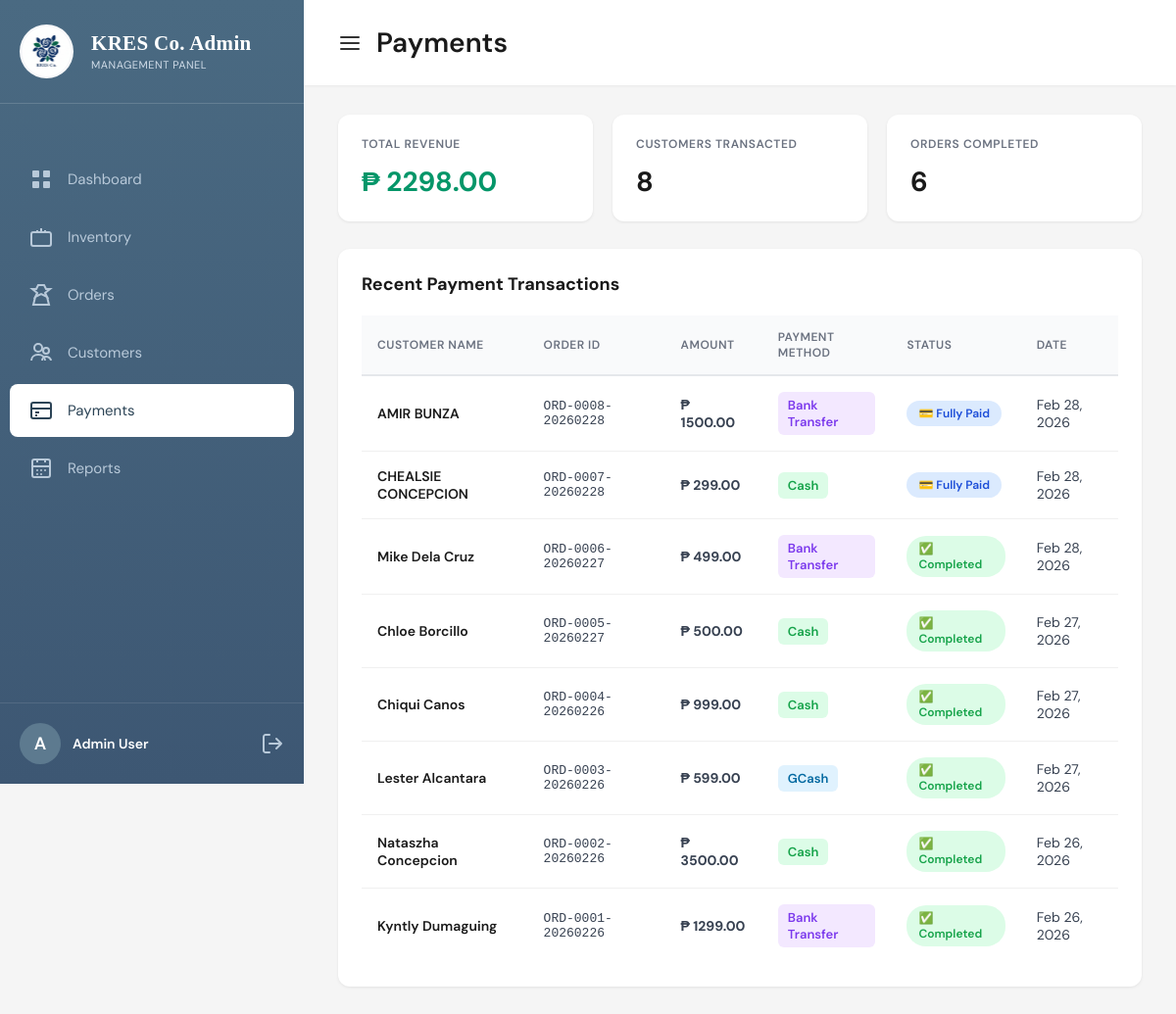
/payments/ (signed in), run on the app's committed database.
### pages/models.py (models this page shows, shortened)
class Payment(models.Model):
    PAYMENT_METHOD_CHOICES = [
        ('cash', 'Cash'),
        ('credit_card', 'Credit Card'),
        ('debit_card', 'Debit Card'),
        ('bank_transfer', 'Bank Transfer'),
        ('gcash', 'GCash'),
        ('paymaya', 'PayMaya'),
        ('other', 'Other'),
    ]
    PAYMENT_STATUS_CHOICES = [
        ('pending', 'Pending'),
        ('completed', 'Completed'),
        ('failed', 'Failed'),
        ('refunded', 'Refunded'),
    ]
    payment_id = models.AutoField(primary_key=True)
    order = models.ForeignKey(Order, on_delete=models.CASCADE, related_name='payments')
    payment_number = models.CharField(max_length=50, unique=True, editable=False)
    amount = models.DecimalField(max_digits=10, decimal_places=2, validators=[MinValueValidator(0)])
    payment_method = models.CharField(max_length=20, choices=PAYMENT_METHOD_CHOICES, default='cash')
    payment_status = models.CharField(max_length=20, choices=PAYMENT_STATUS_CHOICES, default='pending')
    transaction_id = models.CharField(max_length=100, blank=True, help_text="External transaction ID")
    notes = models.TextField(blank=True)
    payment_date = models.DateTimeField(default=timezone.now)
    created_at = models.DateTimeField(auto_now_add=True)
    updated_at = models.DateTimeField(auto_now=True)
    class Meta:
        ordering = ['-payment_date']
        verbose_name = 'Payment'
        verbose_name_plural = 'Payments'

class Order(models.Model):
    STATUS_CHOICES = [
        ('pending', 'Pending'),
        ('processing', 'Processing'),
        ('completed', 'Completed'),
        ('cancelled', 'Cancelled'),
    ]
    order_id = models.AutoField(primary_key=True)
    customer = models.ForeignKey(Customer, on_delete=models.CASCADE, related_name='orders')
    order_number = models.CharField(max_length=50, unique=True, editable=False)
    status = models.CharField(max_length=20, choices=STATUS_CHOICES, default='pending')
    notes = models.TextField(blank=True, help_text="Additional order notes")
    delivery_date = models.DateField(null=True, blank=True, help_text="Requested delivery date")
    customer_phone = models.CharField(max_length=20, blank=True, help_text="Contact number for this order")
    customer_address = models.TextField(blank=True, help_text="Delivery address for this order")
    fulfilled_by = models.CharField(max_length=100, blank=True, default='',
                                    help_text="Who fulfilled the order (staff name)")
    subtotal = models.DecimalField(max_digits=10, decimal_places=2, default=0)
    tax = models.DecimalField(max_digits=10, decimal_places=2, default=0)
    discount = models.DecimalField(max_digits=10, decimal_places=2, default=0)
    total = models.DecimalField(max_digits=10, decimal_places=2, default=0)
    created_at = models.DateTimeField(auto_now_add=True)
    updated_at = models.DateTimeField(auto_now=True)
    class Meta:
        ordering = ['-created_at']
        verbose_name = 'Order'
        verbose_name_plural = 'Orders'

class Customer(models.Model):
    customer_id = models.AutoField(primary_key=True)
    first_name = models.CharField(max_length=100)
    last_name = models.CharField(max_length=100)
    email = models.EmailField(unique=True)
    phone = models.CharField(max_length=20)
    address = models.TextField(blank=True)
    city = models.CharField(max_length=100, blank=True)
    state = models.CharField(max_length=100, blank=True)
    zip_code = models.CharField(max_length=20, blank=True)
    created_at = models.DateTimeField(auto_now_add=True)
    updated_at = models.DateTimeField(auto_now=True)
    class Meta:
        ordering = ['-created_at']
        verbose_name = 'Customer'
        verbose_name_plural = 'Customers'

### pages/views.py (the view)
# urls.py: path('payments/', views.payments, name='payments'),
@login_required
def payments(request):
    from django.db.models import Sum
    all_payments = Payment.objects.select_related(
        'order__customer'
    ).order_by('-payment_date')
    total_revenue        = Payment.objects.filter(payment_status='completed').aggregate(t=Sum('amount'))['t'] or 0
    pending_payments_count = Payment.objects.filter(payment_status='pending').count()
    customers_transacted = Customer.objects.filter(orders__payments__isnull=False).distinct().count()
    orders_completed     = Order.objects.filter(status='completed').count()
    ctx = get_notification_context()
    ctx.update({
        'payments':              all_payments,
        'total_revenue':         total_revenue,
        'pending_payments_count': pending_payments_count,
        'customers_transacted':  customers_transacted,
        'orders_completed':      orders_completed,
    })
    return render(request, 'payments.html', ctx)

### pages/views.py (called while the page is built)
def get_notification_context():
    from django.utils import timezone
    today = timezone.now().date()
    low_stock_count    = Product.objects.filter(is_active=True, stock_quantity__lte=10).count()
    pending_payments   = Payment.objects.filter(payment_status='pending').count()
    new_customers_count = Customer.objects.filter(created_at__date=today).count()
    return {
        'low_stock_count':    low_stock_count,
        'pending_payments':   pending_payments,
        'new_customers_count': new_customers_count,
    }

### templates/payments.html (shortened to what this page needs)
{% load static %}
<!DOCTYPE html>
<html lang="en">
<head>
</head>
<body>
<div class="sidebar">
    <div class="logo-section">
        <div class="logo"><img src="{% static 'images/logo.png' %}" alt="KRES Logo" style="width: 70px; height: 70px; object-fit: contain;"></div>
        <div class="logo-text"><h1>KRES  Co. Admin</h1><p>Management Panel</p></div>
    </div>
    <nav class="nav-menu">
        <a href="{% url 'pages:dashboard' %}" class="nav-item"><svg viewBox="0 0 24 24" fill="none"><rect x="3" y="3" width="7" height="7" rx="1" fill="currentColor"/><rect x="14" y="3" width="7" height="7" rx="1" fill="currentColor"/><rect x="3" y="14" width="7" height="7" rx="1" fill="currentColor"/><rect x="14" y="14" width="7" height="7" rx="1" fill="currentColor"/></svg><span>Dashboard</span></a>
        <a href="{% url 'pages:inventory' %}" class="nav-item"><svg viewBox="0 0 24 24" fill="none"><path d="M20 7H4C2.9 7 2 7.9 2 9V19C2 20.1 2.9 21 4 21H20C21.1 21 22 20.1 22 19V9C22 7.9 21.1 7 20 7Z" stroke="currentColor" stroke-width="2"/><path d="M12 7V3M8 7V5M16 7V5" stroke="currentColor" stroke-width="2"/></svg><span>Inventory</span></a>
        <a href="{% url 'pages:orders' %}" class="nav-item"><svg viewBox="0 0 24 24" fill="none"><path d="M9 2L7 6H3L8 10L6 14L12 11L18 14L16 10L21 6H17L15 2H9Z" stroke="currentColor" stroke-width="2"/><path d="M6 14L4 22H20L18 14" stroke="currentColor" stroke-width="2"/></svg><span>Orders</span></a>
        <a href="{% url 'pages:customers' %}" class="nav-item"><span>Customers</span></a>
        <a href="{% url 'pages:payments' %}" class="nav-item active"><svg viewBox="0 0 24 24" fill="none"><rect x="2" y="4" width="20" height="16" rx="2" stroke="currentColor" stroke-width="2"/><path d="M2 10H22M6 14H10M6 17H8" stroke="currentColor" stroke-width="2"/></svg><span>Payments</span></a>
        <a href="{% url 'pages:reports' %}" class="nav-item"><span>Reports</span></a>
    </nav>
    <div class="user-profile">
        <div class="avatar">A</div>
        <div class="user-name">Admin User</div>
        <a href="{% url 'pages:logout' %}" onclick="return confirm('Logout?');" style="text-decoration:none;display:flex;">
        </a>
    </div>
</div>
<div class="main-content">
    <header class="header">
        <div class="header-left">
            <svg viewBox="0 0 24 24" fill="none"><path d="M3 12H21M3 6H21M3 18H21" stroke="currentColor" stroke-width="2" stroke-linecap="round"/></svg>
            <h2>Payments</h2>
        </div>
    </header>
    <div class="page-content">
        <div class="summary-grid">
            <a href="#transactions-table" class="summary-card">
                <h4>Total Revenue</h4>
                <div class="val green">₱ {{ total_revenue|floatformat:2 }}</div>
            </a>
            <a href="{% url 'pages:customers' %}" class="summary-card">
                <h4>Customers Transacted</h4>
                <div class="val">{{ customers_transacted }}</div>
            </a>
            <a href="{% url 'pages:orders' %}" class="summary-card">
                <h4>Orders Completed</h4>
                <div class="val">{{ orders_completed }}</div>
            </a>
        </div>
        <div class="content-card" id="transactions-table">
            <h3>Recent Payment Transactions</h3>
            <table class="payment-table">
                <thead>
                    <tr>
                        <th>Customer Name</th>
                        <th>Order ID</th>
                        <th>Amount</th>
                        <th>Payment Method</th>
                        <th>Status</th>
                        <th>Date</th>
                    </tr>
                </thead>
                <tbody>
                    {% for payment in payments %}
                    <tr>
                        <td style="font-weight:600;color:#1a1a1a;">{{ payment.order.customer.first_name }} {{ payment.order.customer.last_name }}</td>
                        <td style="font-family:monospace;font-size:13px;">{{ payment.order.order_number }}</td>
                        <td style="font-weight:700;">₱ {{ payment.amount|floatformat:2 }}</td>
                        <td>
                            {% if payment.payment_method == 'gcash' %}<span class="method-badge m-gcash"> GCash</span>
                            {% elif payment.payment_method == 'cash' %}<span class="method-badge m-cash"> Cash</span>
                            {% elif payment.payment_method == 'bank_transfer' %}<span class="method-badge m-bank"> Bank Transfer</span>
                            {% else %}<span class="method-badge m-cash">{{ payment.payment_method }}</span>{% endif %}
                        </td>
                        <td>
                            {% if payment.order.status == 'completed' %}
                                <span class="status-badge st-completed">✅ Completed</span>
                            {% elif payment.payment_status == 'completed' %}
                                <span class="status-badge st-paid">💳 Fully Paid</span>
                            {% else %}
                                <span class="status-badge st-pending">💰 Down Payment</span>
                            {% endif %}
                        </td>
                        <td>{{ payment.payment_date|date:"M d, Y" }}</td>
                    </tr>
                    {% empty %}
                    <tr><td colspan="6" class="empty-msg">
                        <div style="font-size:36px;margin-bottom:8px;">💳</div>
                        <div style="font-size:15px;font-weight:600;color:#6b7280;">No transactions yet</div>
                        <div style="font-size:13px;margin-top:4px;">Payments will appear here when orders are created.</div>
                    </td></tr>
                    {% endfor %}
                </tbody>
            </table>
        </div>
    </div>
</div>
</body>
</html>

### templates/payments.html (style rules this page uses)
* { margin:0; padding:0; box-sizing:border-box; }
body { font-family:'DM Sans',sans-serif; background:#f5f5f5; display:flex; min-height:100vh; }
.sidebar { width:310px; background:linear-gradient(180deg,#4a6a82,#3d5773); color:white; display:flex; flex-direction:column; position:fixed; height:100vh; }
.logo-section { display: flex; align-items: center; justify-content: flex-start; padding: 25px 20px; gap: 18px; border-bottom: 1px solid rgba(255, 255, 255, 0.15); }
.logo { flex-shrink: 0; display: flex; align-items: center; justify-content: center; width: 55px; height: 55px; border-radius: 50%; background-color: rgba(255, 255, 255, 0.95); padding: 0; }
.logo img { display: block; width: 55px; height: 55px; border-radius: 50%; object-fit: cover; background-color: transparent; padding: 0; }
.logo-text h1 { font-family:'Times New Roman',serif; font-size:21px; font-weight:700; margin-bottom:2px; letter-spacing:.3px; }
.logo-text p { font-size:11px; color:#d0dce8; font-weight:400; letter-spacing:.5px; text-transform:uppercase; }
.nav-menu { flex:1; padding:10px; overflow-y:auto; margin-top:40px; }
.nav-item { display:flex; align-items:center; gap:15px; padding:15px 20px; color:#b8c9d9; text-decoration:none; border-radius:8px; margin-bottom:5px; transition:all .3s; font-size:15px; }
.nav-item.active { background:white; color:#2c4456; }
.nav-item svg { width:24px; height:24px; flex-shrink:0; }
.user-profile { display:flex; align-items:center; gap:12px; padding:20px; border-top:1px solid rgba(255,255,255,.1); margin-top:auto; }
.avatar { width:42px; height:42px; background:#5d7a8f; border-radius:50%; display:flex; align-items:center; justify-content:center; font-size:18px; font-weight:600; }
.user-name { font-size:14px; font-weight:600; flex:1; }
.logout-icon { width:24px; height:24px; color:#b8c9d9; cursor:pointer; transition:color .3s; }
.main-content { margin-left:310px; flex:1; background:#f5f5f5; min-height:100vh; }
.header { background:white; padding:25px 35px; display:flex; justify-content:space-between; align-items:center; box-shadow:0 1px 3px rgba(0,0,0,.05); }
.header-left { display:flex; align-items:center; gap:15px; }
.header-left svg { width:24px; height:24px; color:#333; }
.header h2 { font-size:28px; font-weight:600; color:#1a1a1a; }
.page-content { padding:30px 35px; }
.summary-grid { display:grid; grid-template-columns:repeat(auto-fit,minmax(200px,1fr)); gap:20px; margin-bottom:28px; }
.summary-card { background:white; border-radius:12px; padding:22px 24px; box-shadow:0 1px 3px rgba(0,0,0,.08); transition:all .3s; text-decoration:none; display:block; cursor:pointer; }
.summary-card h4 { font-size:12px; font-weight:600; color:#6b7280; text-transform:uppercase; letter-spacing:.6px; margin-bottom:12px; }
.summary-card .val { font-size:28px; font-weight:700; color:#1a1a1a; }
.summary-card .val.green { color:#059669; }
.content-card { background:white; border-radius:12px; padding:24px; box-shadow:0 1px 3px rgba(0,0,0,.08); }
.content-card h3 { font-size:18px; font-weight:700; color:#1a1a1a; margin-bottom:20px; }
.payment-table { width:100%; border-collapse:collapse; }
.payment-table thead { background:#f9fafb; }
.payment-table th { padding:14px 16px; text-align:left; font-size:12px; font-weight:600; color:#6b7280; text-transform:uppercase; letter-spacing:.5px; border-bottom:2px solid #e5e7eb; }
.payment-table td { padding:16px; border-bottom:1px solid #f0f0f0; color:#374151; font-size:14px; }
.payment-table tbody tr:last-child td { border-bottom:none; }
.status-badge { display:inline-block; padding:5px 12px; border-radius:20px; font-size:12px; font-weight:600; }
.st-completed { background:#dcfce7; color:#16a34a; }
.st-paid { background:#dbeafe; color:#1d4ed8; }
.method-badge { display:inline-flex; align-items:center; gap:5px; padding:5px 10px; border-radius:6px; font-size:13px; font-weight:600; }
.m-gcash { background:#e0f2fe; color:#0369a1; }
.m-cash { background:#dcfce7; color:#16a34a; }
.m-bank { background:#f3e8ff; color:#7c3aed; }

### data on the page
Payment: order.customer.first_name "AMIR", order.customer.last_name "BUNZA", order.order_number "ORD-0008-20260228", amount "1500.00", payment_method "Bank Transfer", payment_status "💳 Fully Paid", payment_date "Feb 28, 2026"
Payment: order.customer.first_name "CHEALSIE", order.customer.last_name "CONCEPCION", order.order_number "ORD-0007-20260228", amount "299.00", payment_method "Cash", payment_status "💳 Fully Paid", payment_date "Feb 28, 2026"
Payment: order.customer.first_name "Mike", order.customer.last_name "Dela Cruz", order.order_number "ORD-0006-20260227", amount "499.00", payment_method "Bank Transfer", shows "✅ Completed", payment_date "Feb 28, 2026"
Payment: order.customer.first_name "Chloe", order.customer.last_name "Borcillo", order.order_number "ORD-0005-20260227", amount "500.00", payment_method "Cash", shows "✅ Completed", payment_date "Feb 27, 2026"
Payment: order.customer.first_name "Chiqui", order.customer.last_name "Canos", order.order_number "ORD-0004-20260226", amount "999.00", payment_method "Cash", shows "✅ Completed", payment_date "Feb 27, 2026"
Payment: order.customer.first_name "Lester", order.customer.last_name "Alcantara", order.order_number "ORD-0003-20260226", amount "599.00", payment_method "GCash", shows "✅ Completed", payment_date "Feb 27, 2026"
Payment: order.customer.first_name "Nataszha", order.customer.last_name "Concepcion", order.order_number "ORD-0002-20260226", amount "3500.00", payment_method "Cash", shows "✅ Completed", payment_date "Feb 26, 2026"
Payment: order.customer.first_name "Kyntly", order.customer.last_name "Dumaguing", order.order_number "ORD-0001-20260226", amount "1299.00", payment_method "Bank Transfer", shows "✅ Completed", payment_date "Feb 26, 2026"

### other printed values
{{ total_revenue|floatformat:2 }} "2298.00"
{{ customers_transacted }} "8"
{{ orders_completed }} "6"
